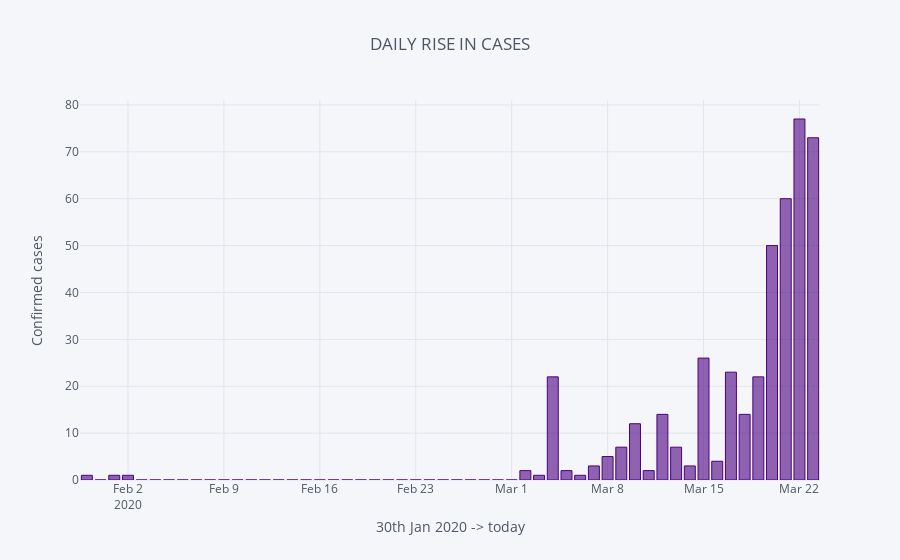

Source (notebook cell):
### Code cell
india['Rise'].iplot(kind='bar', sharing='public', title='DAILY RISE IN CASES', colors={'Rise':'indigo'}, width=2.5
                    ,xTitle='30th Jan 2020 -> today', yTitle='Confirmed cases')

### Figure 1 — Plotly figure (JSON) as saved in the notebook; plotly's stock layout.template omitted (floating-point values rounded to 4 significant figures)
{"data": [{"marker": {"color": "rgba(75, 0, 130, 0.6)", "line": {"color": "indigo", "width": 1}}, "name": "Rise", "orientation": "v", "text": "", "type": "bar", "uid": "648a3a8a-40ab-4877-b1b8-9d9a74203b3c", "x": ["2020-01-30", "2020-01-31", "2020-02-01", "2020-02-02", "2020-02-03", "2020-02-04", "2020-02-05", "2020-02-06", "2020-02-07", "2020-02-08", "2020-02-09", "2020-02-10", "2020-02-11", "2020-02-12", "2020-02-13", "2020-02-14", "2020-02-15", "2020-02-16", "2020-02-17", "2020-02-18", "2020-02-19", "2020-02-20", "2020-02-21", "2020-02-22", "2020-02-23", "2020-02-24", "2020-02-25", "2020-02-26", "2020-02-27", "2020-02-28", "2020-02-29", "2020-03-01", "2020-03-02", "2020-03-03", "2020-03-04", "2020-03-05", "2020-03-06", "2020-03-07", "2020-03-08", "2020-03-09", "2020-03-10", "2020-03-11", "2020-03-12", "2020-03-13", "2020-03-14", "2020-03-15", "2020-03-16", "2020-03-17", "2020-03-18", "2020-03-19", "2020-03-20", "2020-03-21", "2020-03-22", "2020-03-23"], "y": [1, 0, 1, 1, 0, 0, 0, 0, 0, 0, 0, 0, 0, 0, 0, 0, 0, 0, 0, 0, 0, 0, 0, 0, 0, 0, 0, 0, 0, 0, 0, 0, 2, 1, 22, 2, 1, 3, 5, 7, 12, 2, 14, 7, 3, 26, 4, 23, 14, 22, 50, 60, 77, 73]}], "layout": {"legend": {"bgcolor": "#F5F6F9", "font": {"color": "#4D5663"}}, "paper_bgcolor": "#F5F6F9", "plot_bgcolor": "#F5F6F9", "title": {"font": {"color": "#4D5663"}, "text": "DAILY RISE IN CASES"}, "xaxis": {"gridcolor": "#E1E5ED", "showgrid": true, "tickfont": {"color": "#4D5663"}, "title": {"font": {"color": "#4D5663"}, "text": "30th Jan 2020 -> today"}, "zerolinecolor": "#E1E5ED"}, "yaxis": {"gridcolor": "#E1E5ED", "showgrid": true, "tickfont": {"color": "#4D5663"}, "title": {"font": {"color": "#4D5663"}, "text": "Confirmed cases"}, "zerolinecolor": "#E1E5ED"}}}
